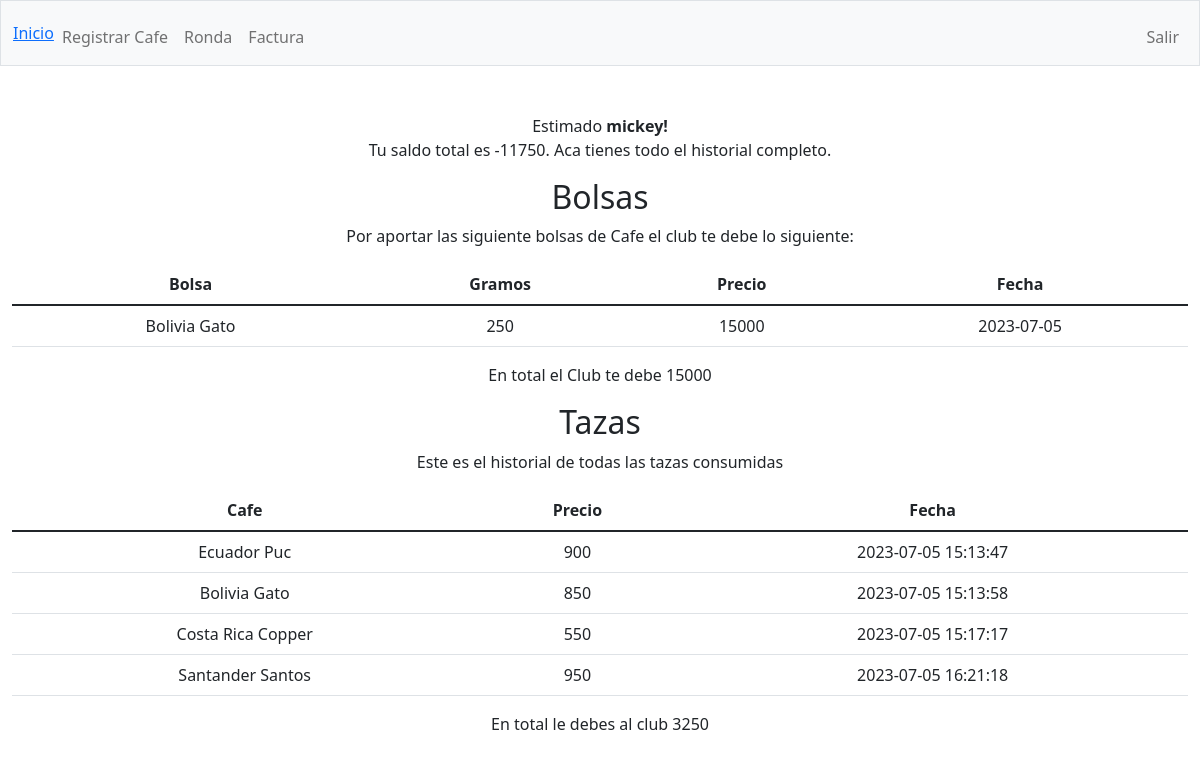
The page /factura (signed in) on the database as committed earlier.
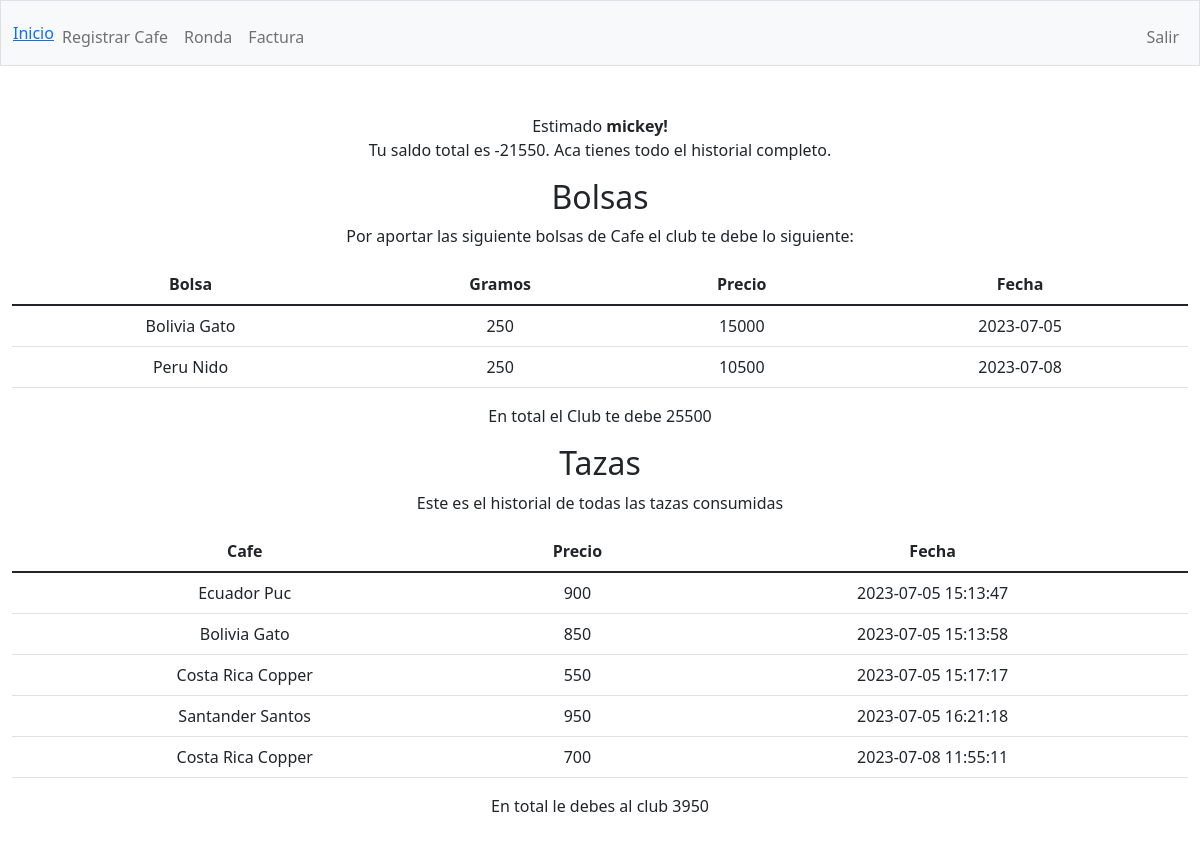
The same page on the database as committed later.
### tables this page shows
CREATE TABLE users (id INTEGER PRIMARY KEY AUTOINCREMENT NOT NULL, username TEXT NOT NULL, hash TEXT NOT NULL);

CREATE TABLE bolsas ( id INTEGER PRIMARY KEY AUTOINCREMENT NOT NULL, user_id INTEGER, origin TEXT, price INTEGER, grams INTEGER, toaster TEXT NOT NULL, date DATE, active TEXT NOT NULL, FOREIGN KEY(user_id) REFERENCES users(id));

CREATE TABLE rondas ( id INTEGER PRIMARY KEY AUTOINCREMENT NOT NULL, prensa_id INTEGER, bolsa_id INTEGER, cost INTEGER, date DATETIME, FOREIGN KEY(bolsa_id) REFERENCES bolsas(id), FOREIGN KEY(prensa_id) REFERENCES prensas(id));

### app.py (the view)
@app.route("/factura")
@login_required
def factura():
    bolsas = db.execute("SELECT origin, toaster, price AS precio, date AS fecha, grams AS gramos FROM bolsas JOIN users ON bolsas.user_id = users.id WHERE users.id=?", session["user_id"])
    tazas = db.execute("SELECT origin, toaster, cost, rondas.date AS fecha FROM rondas JOIN bolsas ON rondas.bolsa_id = bolsas.id JOIN incidencias ON incidencias.ronda_id = rondas.id JOIN users ON incidencias.user_id = users.id WHERE users.id = ? ", session["user_id"])
    bono = db.execute("SELECT SUM(price) FROM bolsas WHERE user_id=?", session["user_id"])[0]["SUM(price)"]
    total_tazas = db.execute("SELECT SUM(cost) FROM rondas JOIN incidencias ON incidencias.ronda_id = rondas.id WHERE incidencias.user_id = ? ", session["user_id"])[0]["SUM(cost)"]
    total_final = int(total_tazas)-int(bono)
    return render_template("factura.html", bolsas = bolsas, tazas = tazas, username = username(session["user_id"]), bono = bono, total_tazas = total_tazas, total_final = total_final )
    return apology("TODO")

### app.py (called while the page is built)
@app.after_request
def after_request(response):
    response.headers["Cache-Control"] = "no-cache, no-store, must-revalidate"
    response.headers["Expires"] = 0
    response.headers["Pragma"] = "no-cache"
    return response

### helpers.py (called while the page is built)
def login_required(f):
    @wraps(f)
    def decorated_function(*args, **kwargs):
        if session.get("user_id") is None:
            return redirect("/login")
        return f(*args, **kwargs)
    return decorated_function

def username(n):
    query = db.execute("SELECT username FROM users WHERE id=?", n)
    return query[0]["username"]

### templates/factura.html (shortened to what this page needs)
{% extends "layout.html" %}
{% block main %}
<p> Estimado <b>{{username}}! </b> <br>
Tu saldo total es {{total_final}}.
Aca tienes todo el historial completo.
</p>
{% if bolsas %}
<h2> Bolsas  </h2>
<p> Por aportar las siguiente bolsas de Cafe el club te debe lo siguiente:</p>
<table class="table">
	<thead class="thead-dark">
	<tr>
		<th scope="col"> Bolsa </th>
		<th scope="col"> Gramos  </th>
		<th scope="col"> Precio  </th>
		<th scope="col"> Fecha </th>
	</tr>
	</thead>
	<tbody>
		{% for bolsa in bolsas %}
		<tr>
		<td> {{ bolsa.origin }} {{ bolsa.toaster }} </td>
		<td> {{ bolsa.gramos }}</td>
		<td> {{ bolsa.precio }} </td>
		<td> {{ bolsa.fecha.split(' ')[0] }} </td>
		</tr>
		{% endfor %}
	</tbody>
</table>
<p>En total el Club te debe {{bono}}</p>
{% endif %}
<h2> Tazas  </h2>
<p> Este es el historial de todas las tazas consumidas </p>
<table class="table">
	<thead class="thead-dark">
	<tr>
		<th scope="col"> Cafe </th>
		<th scope="col"> Precio  </th>
		<th scope="col"> Fecha </th>
	</tr>
	</thead>
	<tbody>
		{% for taza in tazas %}
		<tr>
		<td> {{ taza.origin }} {{ taza.toaster }} </td>
		<td> {{ taza.cost }}</td>
		<td> {{ taza.fecha }} </td>
		</tr>
		{% endfor %}
	</tbody>
</table>
<p>En total le debes al club {{total_tazas}}</p>
{% endblock %}

### templates/layout.html (shortened to what this page needs)
<!DOCTYPE html>
<html lang="en">
    <head>
        <link href="https://cdn.jsdelivr.net/npm/bootstrap@5.1.3/dist/css/bootstrap.min.css" rel="stylesheet">
        <link href="/static/styles.css" rel="stylesheet">
    </head>
    <body>
        <nav class="bg-light border navbar navbar-expand-md navbar-light">
            <div class="container-fluid">
                <a href="/">Inicio</a>
                <div class="collapse navbar-collapse" id="navbar">
                    {% if session["user_id"] %}
                        <ul class="navbar-nav me-auto mt-2">
                            <li class="nav-item"><a class="nav-link" href="/bolsa">Registrar Cafe</a></li>
                            <li class="nav-item"><a class="nav-link" href="/ronda">Ronda</a></li>
                            <li class="nav-item"><a class="nav-link" href="/factura">Factura</a></li>
                        </ul>
                        <ul class="navbar-nav ms-auto mt-2">
                            <li class="nav-item"><a class="nav-link" href="/logout">Salir</a></li>
                        </ul>
                    {% else %}
                        <ul class="navbar-nav ms-auto mt-2">
                            <li class="nav-item"><a class="nav-link" href="/register">Registrar</a></li>
                            <li class="nav-item"><a class="nav-link" href="/login">Entrar</a></li>
                        </ul>
                    {% endif %}
                </div>
            </div>
        </nav>
        <main class="container-fluid py-5 text-center">
            {% block main %}{% endblock %}
        </main>
    </body>
</html>

Rows that differ between the two databases and show on the page:
added bolsas: origin "Peru", toaster "Nido", gramos "250", precio "10500", fecha "2023-07-08"
added rondas: origin "Costa Rica", toaster "Copper", cost "700", fecha "2023-07-08 11:55:11"
Other text that changed with them:
{{ total_final }}: "-11750" → "-21550"
{{ bono }}: "15000" → "25500"
{{ total_tazas }}: "3250" → "3950"
